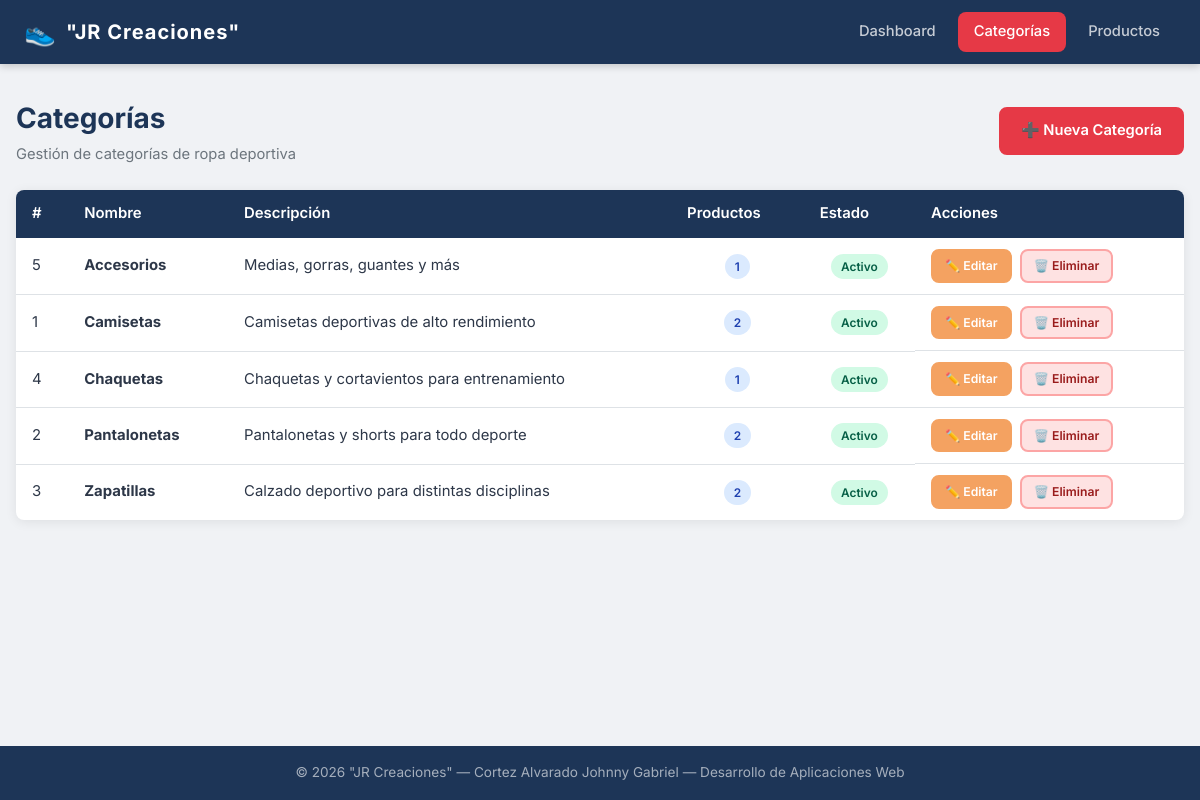
Screenshot of /index.php?c=categorias with the database file from the repository.
### tables this page shows
CREATE TABLE IF NOT EXISTS categorias (
    id          INT AUTO_INCREMENT PRIMARY KEY,
    nombre      VARCHAR(100) NOT NULL,
    descripcion TEXT,
    estado      TINYINT(1) NOT NULL DEFAULT 1,
    created_at  TIMESTAMP DEFAULT CURRENT_TIMESTAMP
);

### app/controllers/CategoriaController.php (called while the page is built, shortened)
<?php
require_once __DIR__ . '/../models/CategoriaModel.php';
class CategoriaController {
    private CategoriaModel $model;
    public function __construct() {
        $this->model = new CategoriaModel();
    }
    public function index(): void {
        $categorias = $this->model->getAll();
        require __DIR__ . '/../views/categorias/index.php';
    }
}

### config/database.php (called while the page is built, shortened)
<?php
function getConnection(): PDO {
    static $pdo = null;
    if ($pdo === null) {
        $dsn = "mysql:host=" . DB_HOST . ";dbname=" . DB_NAME . ";charset=" . DB_CHARSET;
        $options = [
            PDO::ATTR_ERRMODE            => PDO::ERRMODE_EXCEPTION,
            PDO::ATTR_DEFAULT_FETCH_MODE => PDO::FETCH_ASSOC,
            PDO::ATTR_EMULATE_PREPARES   => false,
        ];
        try {
            $pdo = new PDO($dsn, DB_USER, DB_PASS, $options);
        } catch (PDOException $e) {
            die('<div style="font-family:Arial;color:#c0392b;padding:20px;">
                 <h2>Error de conexión</h2><p>' . $e->getMessage() . '</p></div>');
        }
    }
    return $pdo;
}

### app/models/CategoriaModel.php (called while the page is built, shortened)
<?php
require_once __DIR__ . '/../../config/database.php';
class CategoriaModel {
    private PDO $db;
    public function __construct() {
        $this->db = getConnection();
    }
    public function getAll(): array {
        $stmt = $this->db->query("SELECT * FROM categorias ORDER BY nombre ASC");
        return $stmt->fetchAll();
    }
    public function countProductos(int $id): int {
        $stmt = $this->db->prepare("SELECT COUNT(*) FROM productos WHERE categoria_id = ?");
        $stmt->execute([$id]);
        return (int) $stmt->fetchColumn();
    }
}

### app/views/categorias/index.php (the view, shortened to what this page needs)
<?php
require __DIR__ . '/../layout/header.php';
?>
<div class="container">
    <div class="page-header">
        <div>
            <h1 class="page-title">Categorías</h1>
            <p class="page-sub">Gestión de categorías de ropa deportiva</p>
        </div>
        <a href="index.php?c=categorias&a=crear" class="btn btn-primary">➕ Nueva Categoría</a>
    </div>
    <div class="card">
        <table class="tabla">
            <thead>
                <tr>
                    <th>#</th>
                    <th>Nombre</th>
                    <th>Descripción</th>
                    <th>Productos</th>
                    <th>Estado</th>
                    <th>Acciones</th>
                </tr>
            </thead>
            <tbody>
                <?php if (empty($categorias)): ?>
                    <tr><td colspan="6" class="text-center">No hay categorías registradas.</td></tr>
                <?php else: ?>
                    <?php foreach ($categorias as $cat): ?>
                        <tr>
                            <td><?= $cat['id'] ?></td>
                            <td><strong><?= htmlspecialchars($cat['nombre']) ?></strong></td>
                            <td><?= htmlspecialchars($cat['descripcion'] ?: '—') ?></td>
                            <td class="text-center">
                                <span class="badge badge-blue">
                                    <?= (new CategoriaModel())->countProductos($cat['id']) ?>
                                </span>
                            </td>
                            <td class="text-center">
                                <span class="badge <?= $cat['estado'] ? 'badge-green' : 'badge-red' ?>">
                                    <?= $cat['estado'] ? 'Activo' : 'Inactivo' ?>
                                </span>
                            </td>
                            <td class="acciones">
                                <a href="index.php?c=categorias&a=editar&id=<?= $cat['id'] ?>" class="btn btn-sm btn-warning">✏️ Editar</a>
                                <a href="index.php?c=categorias&a=eliminar&id=<?= $cat['id'] ?>"
                                   class="btn btn-sm btn-danger confirmar-eliminar"
                                   data-nombre="<?= htmlspecialchars($cat['nombre']) ?>">🗑️ Eliminar</a>
                            </td>
                        </tr>
                    <?php endforeach; ?>
                <?php endif; ?>
            </tbody>
        </table>
    </div>
</div>
<?php require __DIR__ . '/../layout/footer.php'; ?>

### public/css/estilos.css (style rules this page uses)
:root { --primary: #e63946; --primary-d: #c1121f; --secondary: #457b9d; --success: #2d6a4f; --warning: #e9c46a; --warning-d: #f4a261; --danger: #e63946; --dark: #1d3557; --gray: #6c757d; --gray-l: #f8f9fa; --white: #ffffff; --border: #dee2e6; --shadow: 0 2px 12px rgba(0,0,0,0.08); --radius: 8px; --header-h: 64px; }
*, *::before, *::after { margin:0; padding:0; box-sizing:border-box; }
html { scroll-behavior: smooth; }
body { font-family: 'Inter', sans-serif; background-color: #f0f2f5; color: #2d3748; line-height: 1.6; min-height: 100vh; display: flex; flex-direction: column; }
a { color: var(--secondary); text-decoration: none; }
.container { max-width: 1200px; margin: 0 auto; }
.page-header { display: flex; align-items: center; justify-content: space-between; margin-bottom: 24px; flex-wrap: wrap; gap: 12px; }
.page-title { font-size: 1.75em; font-weight: 700; color: var(--dark); }
.page-sub { color: var(--gray); font-size: 0.92em; margin-top: 2px; }
.card { background: var(--white); border-radius: var(--radius); box-shadow: var(--shadow); overflow: hidden; }
.tabla { width: 100%; border-collapse: collapse; font-size: 0.93em; }
.tabla thead tr { background-color: var(--dark); color: var(--white); }
.tabla th { padding: 12px 16px; text-align: left; font-weight: 600; white-space: nowrap; }
.tabla td { padding: 11px 16px; border-bottom: 1px solid var(--border); vertical-align: middle; }
.tabla tbody tr:last-child td { border-bottom: none; }
.text-center { text-align: center; }
.badge { display: inline-block; padding: 3px 10px; border-radius: 20px; font-size: 0.8em; font-weight: 600; }
.badge-green { background: #d1fae5; color: #065f46; }
.badge-blue { background: #dbeafe; color: #1e40af; }
.btn { display: inline-flex; align-items: center; gap: 6px; padding: 10px 20px; border-radius: var(--radius); font-size: 0.92em; font-weight: 600; cursor: pointer; border: 2px solid transparent; transition: all 0.2s; text-decoration: none; white-space: nowrap; }
.btn-primary { background: var(--primary); color: #fff; border-color: var(--primary); }
.btn-warning { background: var(--warning-d); color: #fff; border-color: var(--warning-d); }
.btn-danger { background: #fee2e2; color: #991b1b; border-color: #fca5a5; }
.btn-sm { padding: 5px 12px; font-size: 0.82em; }
.acciones { display: flex; gap: 8px; flex-wrap: wrap; }

### rows the page displays
categorias: id "5", nombre "Accesorios", descripcion "Medias, gorras, guantes y más", countProductos "1", estado "Activo"
categorias: id "1", nombre "Camisetas", descripcion "Camisetas deportivas de alto rendimiento", countProductos "2", estado "Activo"
categorias: id "4", nombre "Chaquetas", descripcion "Chaquetas y cortavientos para entrenamiento", countProductos "1", estado "Activo"
categorias: id "2", nombre "Pantalonetas", descripcion "Pantalonetas y shorts para todo deporte", estado "Activo"
categorias: id "3", nombre "Zapatillas", descripcion "Calzado deportivo para distintas disciplinas", countProductos "2", estado "Activo"
